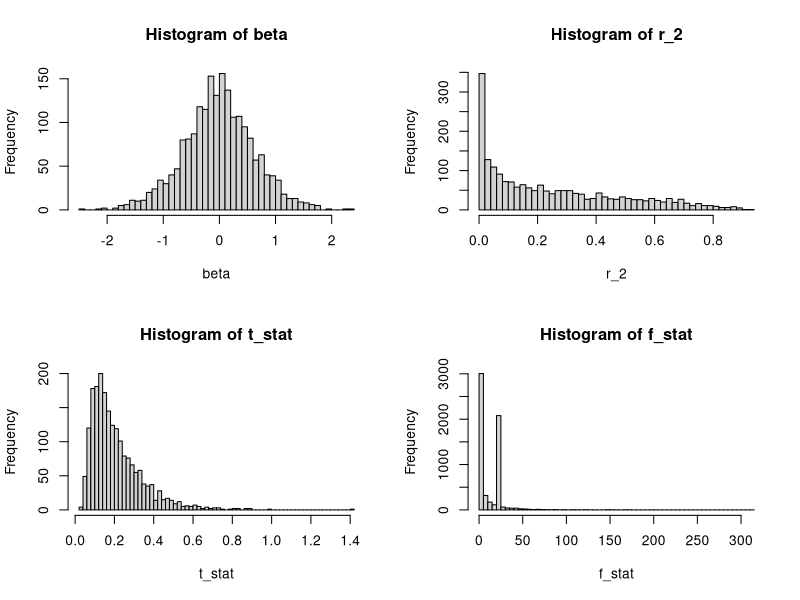

R code for this plot:
rm(list=ls())
gc()


# Load package using a function load_package-----------------------------------------------------------------
load_package<-function(x){
  x<-as.character(match.call()[[2]])
  if (!require(x,character.only=TRUE)){
    install.packages(pkgs=x,repos="http://cran.r-project.org")
    require(x,character.only=TRUE)
  }
}


# Spurious Regression

n <- 1025
set.seed(123456)  
u <- rnorm(n)
v <- rnorm(n)

x<-u[1]
for(i in 2:n){
  x[i] <- x[i-1]+u[i] 
}

y<-v[1]
for(i in 2:n){
  y[i] <- y[i-1]+v[i]  
}

# removing the first 1000 observations so that the effects of the start-up condition are washed out 
x <- x[1001:n]
y <- y[1001:n]

eq <- lm(y~x)
summary(eq)

beta <- c()
t_stat <- c()
r_2 <- c()
f_stat <- c()

rep <- 2000

# Monte Carlo
for(i in 1:rep){
  u <- rnorm(n)
  v <- rnorm(n)
  
  x<-u[1]
  for(i in 2:n){
    x[i] <- x[i-1]+u[i] 
  }
  y<-v[1]
  for(i in 2:n){
    y[i] <- y[i-1]+v[i]  
  }
  
  x <- x[-1000]
  y <- y[-1000]
  
  x <- x[1001:n]
  y <- y[1001:n]
  
  eq <- lm(y~x)
  
  # storing coefficients, t-stat, r-squared and f-stat
  beta <- rbind(beta, summary(eq)$coefficients[2])
  t_stat <- rbind(t_stat, summary(eq)$coefficients[4])
  r_2 <- rbind(r_2, summary(eq)$r.squared)
  f_stat <- rbind(f_stat, summary(eq)$fstatistic)
}

par(mfrow=c(2,2))
hist(beta, 50)
hist(r_2, 50)
hist(t_stat, 50)
hist(f_stat, 50)